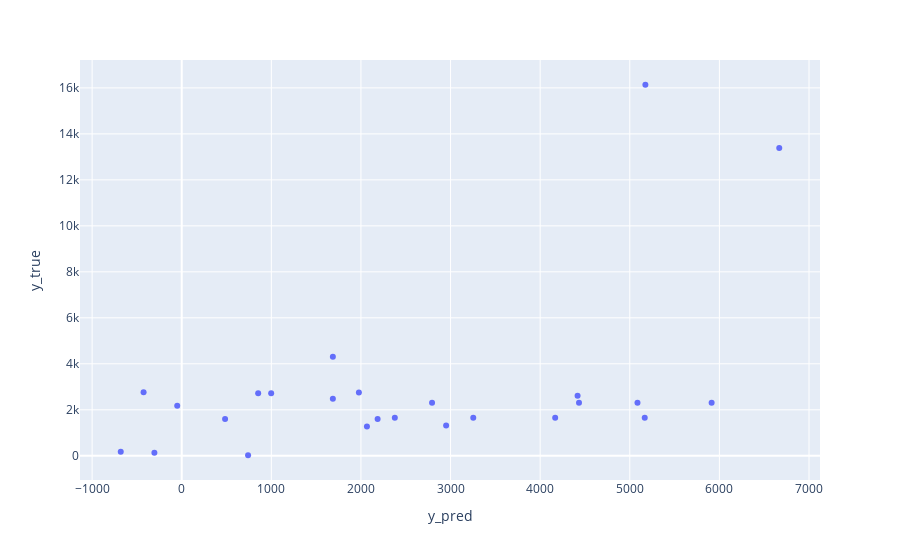

Source (notebook cell):
### Code cell
model.fit(X_train, y_train)
y_pred = model.predict(X_test)

px.scatter(
    pd.DataFrame(dict(
        y_true=y_test,
        y_pred=y_pred
    )),
    y="y_true",
    x="y_pred"
)

### Figure 1 — Plotly figure (JSON) as saved in the notebook; plotly's stock layout.template omitted (floating-point values rounded to 4 significant figures)
{"data": [{"hovertemplate": "y_pred=%{x}<br>y_true=%{y}<extra></extra>", "legendgroup": "", "marker": {"color": "#636efa", "symbol": "circle"}, "mode": "markers", "name": "", "orientation": "v", "showlegend": false, "type": "scatter", "x": [1977.0, 2950.0, 1686.0, 4418.0, 6668.0, 5174.0, 2793.0, 2378.0, 5913.0, 5167.0, 5086.0, 4167.0, 4433.0, 3253.0, 1686.0, 2067.0, -680.5, -425.7, -50.33, 483.9, 2186.0, -305.1, 853.0, 998.1, 740.5], "xaxis": "x", "y": [2756, 1314, 4305, 2616, 13389, 16137, 2306, 1656, 2306, 1656, 2306, 1656, 2306, 1656, 2481, 1272, 174, 2760, 2178, 1604, 1604, 131, 2715, 2715, 23], "yaxis": "y"}], "layout": {"legend": {"tracegroupgap": 0}, "margin": {"t": 60}, "xaxis": {"anchor": "y", "domain": [0, 1], "title": {"text": "y_pred"}}, "yaxis": {"anchor": "x", "domain": [0, 1], "title": {"text": "y_true"}}}}
